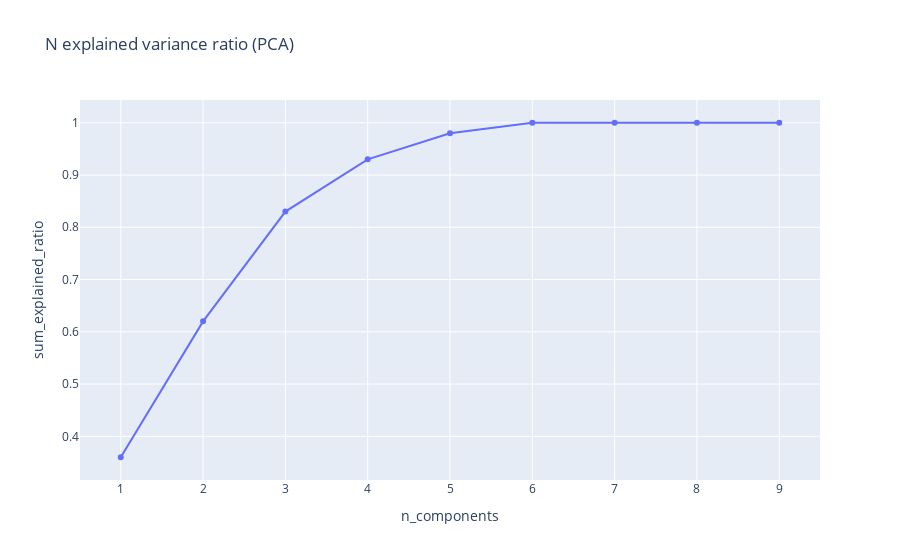

The notebook cell this image was saved under:
### Code cell
# Grafico de explicabilidad por numero de componentes
df_exp_ratios = pd.DataFrame(
    data=ratios.items(), 
    columns=['n_components', 'sum_explained_ratio']
)

fig = px.line(df_exp_ratios, x='n_components', y='sum_explained_ratio', 
              title='N explained variance ratio (PCA)', markers=True)
fig.show()

### Figure 1 — Plotly figure (JSON) as saved in the notebook; plotly's stock layout.template omitted (floating-point values rounded to 4 significant figures)
{"data": [{"hovertemplate": "n_components=%{x}<br>sum_explained_ratio=%{y}<extra></extra>", "legendgroup": "", "line": {"color": "#636efa", "dash": "solid"}, "marker": {"symbol": "circle"}, "mode": "markers+lines", "name": "", "orientation": "v", "showlegend": false, "type": "scatter", "x": [1, 2, 3, 4, 5, 6, 7, 8, 9], "xaxis": "x", "y": [0.36, 0.62, 0.83, 0.93, 0.98, 1, 1, 1, 1], "yaxis": "y"}], "layout": {"legend": {"tracegroupgap": 0}, "title": {"text": "N explained variance ratio (PCA)"}, "xaxis": {"anchor": "y", "domain": [0, 1], "title": {"text": "n_components"}}, "yaxis": {"anchor": "x", "domain": [0, 1], "title": {"text": "sum_explained_ratio"}}}}
